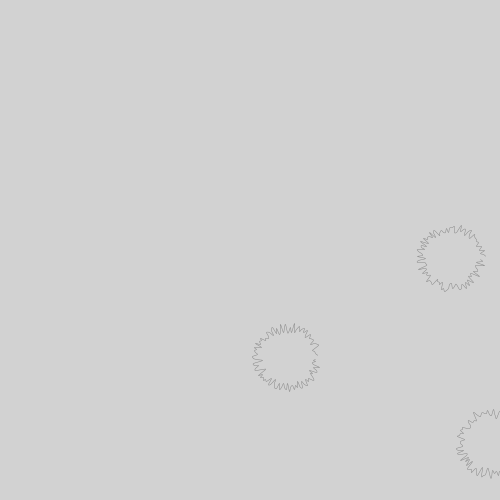
Frame 1 (no input)
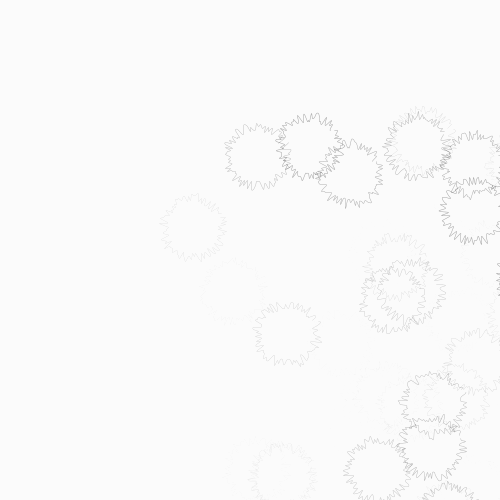
Frame 60 (the mouse pressed at the canvas centre just before this capture)
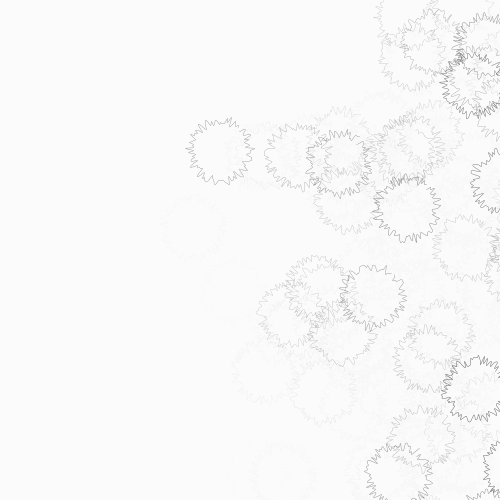
Frame 120 (the mouse held since frame 60 and released just before this capture)

The Processing sketch that drew these frames (run headless with seeded random() and noise(); from frame 60 on, the mouse is pressed at the canvas centre):

// Processing sketch: processing_119371
// ── processing_119371.pde

//Chun Yi Wu
//The image seems shoot the bullet on the wall 
//To performance lots of flower grow up on the plan


//--------------------------Go!----------------------------\\

//count of flower
int count = 5;   
// function clicked >> change color
color[] COLORS = { 
  #000000, #FA6060, #B9FA17, #11A1F7, #CCCC11, #E7E802, #C9A2E5
};
boolean dark = false;
color bg = #FFFFFF;
int selColor;
boolean dragged;
//  function  dragged >>  radius of flower 
float mouseXBegin, mouseYBegin;
float Fradius ;
float FradiusBegin;
//  
float FPosition;
float FPosBegin;


FLOWER[] flowers;

void setup() {
  size(500, 500);
  frameRate(10);
  flowers = new FLOWER[count];
  for (int i=0; i < count; i++) {
    flowers[i] = new FLOWER(i * TWO_PI / count);
  }
  selColor = 0;
  dragged = false;
  Fradius = 0.2; 
  FPosition = 0.4;
}

void draw() {
 //Mask of lighting
  noStroke();
  float transparency = map(mouseY, 0, height, 30, 5);
  fill(bg, transparency);
  rect(0, 0, width, height);
  for (int i=0; i < count; i++) {
    flowers[i].update();
    flowers[i].display();
  }
}

void mouseClicked() {
 // Clicking the left mouse button changes stroke color
 if (mouseButton == LEFT) {
 selColor ++;
 if (selColor == COLORS.length)
 selColor = 0;
 }
 // Clicking the right mouse button toggle light and dark modes
 if (mouseButton == RIGHT) {
 dark = !dark;
 bg = dark ? #000000 : #FFFFFF;
 COLORS[0] = dark? #FFFFFF : #000000;
 }
 }
 
 void mouseReleased() {
 dragged = false;
 }
 
void mouseDragged() {
  if (!dragged) {
    dragged = true;
    mouseXBegin = mouseX;
    mouseYBegin = mouseY;
    FradiusBegin = Fradius;
    FPosBegin = FPosition;
  }

  // Map mouse horizontal position relative to button pushing point
  // function of radius 
  float dx = mouseX - mouseXBegin;
  float rDiff = map(dx, -width, width, -0.3, 0.4);
  Fradius  = constrain(FradiusBegin+rDiff, -0.8, 1);

  // Map mouse vertical position relative to button pushing point
  float dy = mouseY - mouseYBegin;
  float posDiff = map(dy, -height, height, -0.3, 0.3);
  FPosition = constrain(FPosBegin+posDiff, -1, 1);
}




class FLOWER {

  float location;               
  float rotation; 
  float ccc;  
  float ddd;                 

  FLOWER(float location_) {

    location = location_;
    rotation = 0;
    ccc = random(0.015, 0.025);
    ddd = -random(0.05, 0.15);
  }

  void update() {
    rotation += ddd;
    location += ccc;
  }

  void display() {
    // transparency of flower
    float traMin = 90;
    float traMax = 200;
    // center point
    int centX = int(random(width)); 
    int centY = int(random(height)); 
    float a, b; 
    
    float radVariance, thisRadius, rad;
    //rotate reference point
    float Fradius2 = width * Fradius / 4;
    float distance = width * FPosition / 2;
    float x = width/2 + cos(location) * distance;
    float y = height/2 + sin(location) * distance;
    // rotate function
    pushMatrix();
    translate(x, y);
    rotate(rotation/10);
    //creat shape 
    beginShape();
    for (float ang=0; ang<=360; ang+=3) { 
      strokeWeight(0.5);
      float lineAlpha = map(mouseX, 0, width, traMin, traMax);
      stroke(COLORS[selColor], lineAlpha);
      //fill(COLORS[selColor],10);
      noFill(); 
      radVariance = random(distance/10);
     
      //////////////////////
      thisRadius = Fradius2+radVariance; 
      rad = radians(ang); 
      a = centX + (thisRadius * cos(rad)); 
      b = centY + (thisRadius * sin(rad)); 
      curveVertex(a, b);
    }
    endShape();
    popMatrix();
    
  }
}
